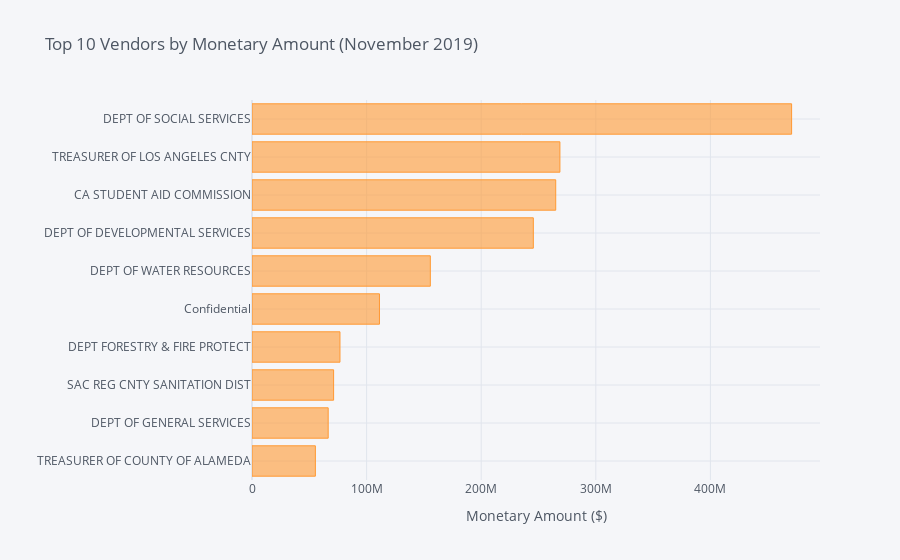

Notebook code cell kept with this figure:
### Code cell
# bar chart of the top 10 vendors by monetary value
vendor_monetary_sum.tail(10).iplot(kind='bar', orientation='h', title='Top 10 Vendors by Monetary Amount (November 2019)',xTitle='Monetary Amount ($)')

### Figure 1 — Plotly figure (JSON) as saved in the notebook; plotly's stock layout.template omitted (floating-point values rounded to 4 significant figures)
{"data": [{"marker": {"color": "rgba(255, 153, 51, 0.6)", "line": {"color": "rgba(255, 153, 51, 1.0)", "width": 1}}, "name": "Monetary Amount", "orientation": "h", "text": "", "type": "bar", "x": [55300000.0, 66490000.0, 71201343, 76760000.0, 111200000.0, 155600000.0, 245500000.0, 265022500, 268700000.0, 470800000.0], "y": ["TREASURER OF COUNTY OF ALAMEDA", "DEPT OF GENERAL SERVICES", "SAC REG CNTY SANITATION DIST", "DEPT FORESTRY & FIRE PROTECT", "Confidential", "DEPT OF WATER RESOURCES", "DEPT OF DEVELOPMENTAL SERVICES", "CA STUDENT AID COMMISSION", "TREASURER OF LOS ANGELES CNTY", "DEPT OF SOCIAL SERVICES"]}], "layout": {"autosize": true, "legend": {"bgcolor": "#F5F6F9", "font": {"color": "#4D5663"}}, "paper_bgcolor": "#F5F6F9", "plot_bgcolor": "#F5F6F9", "title": {"font": {"color": "#4D5663"}, "text": "Top 10 Vendors by Monetary Amount (November 2019)"}, "xaxis": {"autorange": true, "gridcolor": "#E1E5ED", "range": [0, 495600000.0], "showgrid": true, "tickfont": {"color": "#4D5663"}, "title": {"font": {"color": "#4D5663"}, "text": "Monetary Amount ($)"}, "type": "linear", "zerolinecolor": "#E1E5ED"}, "yaxis": {"autorange": true, "gridcolor": "#E1E5ED", "range": [-0.5, 9.5], "showgrid": true, "tickfont": {"color": "#4D5663"}, "title": {"font": {"color": "#4D5663"}, "text": ""}, "type": "category", "zerolinecolor": "#E1E5ED"}}}
